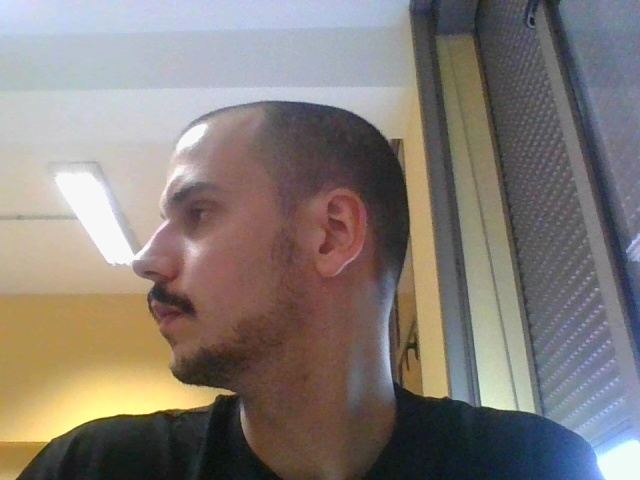
#> input picture test_multicapa_ok.jpg, 640 x 480 px
$ python -i liveness_optimizado.py   (imports and definitions only)   (older library calls are emulated)
#> lines starting #> are read from the running program, lines starting #| are printed output that depends on the picture
"""
Sistema de Liveness Anti-Spoofing Optimizado para Webcams Estándar
Solo usa las capas más confiables:
1. Detección de Movimiento (fallback robusto)
2. Detección de Moiré (pantallas LCD/LED)
3. Análisis de Reflectancia (papel vs piel)
"""

import cv2
import numpy as np
import random
import time

# ============================================================================
# CAPA 1: DETECCIÓN DE MOVIMIENTO CON ANÁLISIS DE DIRECCIÓN
# ============================================================================

# [155 lines left out: functions detectar_movimiento_con_direccion, detectar_pantalla_moire, not called in this run]


# ============================================================================
# CAPA 3: ANÁLISIS DE TEXTURA Y REFLECTANCIA
# ============================================================================

def analizar_textura_piel(frames):
    """
    Analiza textura para diferenciar piel real de papel/foto.

    Principio:
    - Piel real: Textura irregular, microporos, variabilidad
    - Foto/Papel: Textura uniforme, plana

    Returns:
        tuple: (es_piel: bool, score: float, detalles: dict)
    """
    face_cascade = cv2.CascadeClassifier(
        cv2.data.haarcascades + 'haarcascade_frontalface_default.xml'
    )

    texturas_locales = []
    gradientes = []

    # Analizar 10 frames
    for frame in frames[::len(frames)//10]:
        gray = cv2.cvtColor(frame, cv2.COLOR_BGR2GRAY)
        faces = face_cascade.detectMultiScale(gray, 1.3, 5)

        if len(faces) == 0:
            continue

        (x, y, w, h) = faces[0]

        # Región de la mejilla (mejor textura que frente)
        mejilla_y = y + int(h * 0.4)
        mejilla_h = int(h * 0.3)
        mejilla_x = x + int(w * 0.6)
        mejilla_w = int(w * 0.3)

        mejilla_roi = gray[mejilla_y:mejilla_y+mejilla_h,
                          mejilla_x:mejilla_x+mejilla_w]

        if mejilla_roi.size == 0:
            continue

        # 1. Análisis de textura con LBP (Local Binary Pattern) simplificado
        # Calcular varianza local en ventanas pequeñas
        kernel_size = 8
        texturas = []
        for i in range(0, mejilla_roi.shape[0] - kernel_size, kernel_size//2):
            for j in range(0, mejilla_roi.shape[1] - kernel_size, kernel_size//2):
                patch = mejilla_roi[i:i+kernel_size, j:j+kernel_size]
                texturas.append(np.var(patch))

        if texturas:
            texturas_locales.append(np.mean(texturas))

        # 2. Análisis de gradientes (bordes)
        # Piel real tiene gradientes suaves, foto tiene bordes más marcados
        sobelx = cv2.Sobel(mejilla_roi, cv2.CV_64F, 1, 0, ksize=3)
        sobely = cv2.Sobel(mejilla_roi, cv2.CV_64F, 0, 1, ksize=3)
        gradiente = np.sqrt(sobelx**2 + sobely**2)
        gradientes.append(np.mean(gradiente))

    if len(texturas_locales) < 3:
        return False, 0.0, {"error": "Datos insuficientes"}

    # Promedios
    textura_promedio = np.mean(texturas_locales)
    gradiente_promedio = np.mean(gradientes)

    # Piel real:
    # - Textura media-alta (50-150)
    # - Gradientes suaves (10-30)
    # Foto/Papel:
    # - Textura baja (<40) o muy alta (>200, por artefactos de impresión)
    # - Gradientes altos (>40, bordes marcados)

    es_piel = (50 < textura_promedio < 150 and gradiente_promedio < 35)

    # Score normalizado
    score_textura = min(1.0, textura_promedio / 100.0)
    score_gradiente = max(0.0, 1.0 - gradiente_promedio / 50.0)
    score = (score_textura + score_gradiente) / 2

    detalles = {
        "textura": float(textura_promedio),
        "gradiente": float(gradiente_promedio),
        "umbral_textura_min": 50,
        "umbral_textura_max": 150,
        "umbral_gradiente": 35
    }

    return es_piel, score, detalles


# ============================================================================
# SISTEMA INTEGRADO - 3 CAPAS
# ============================================================================

# [152 lines left out: function verificacion_liveness_optimizada, not called in this run]


# ============================================================================
# TESTING
# ============================================================================

# [15 lines not run here, left out]

>>> import cv2
>>> picture = cv2.imread('test_multicapa_ok.jpg', cv2.IMREAD_GRAYSCALE)
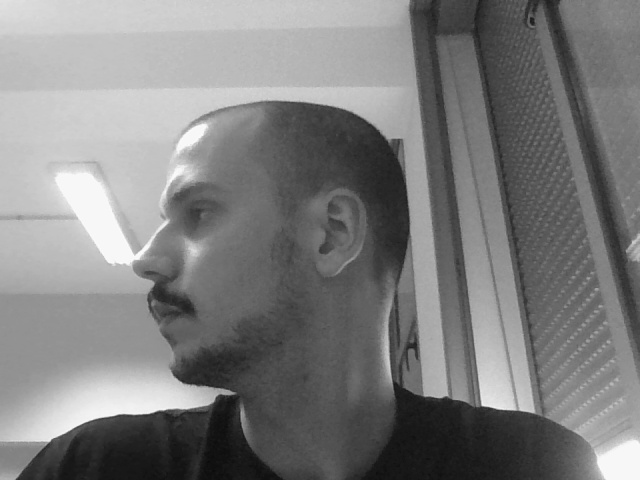
#> picture: shape (480, 640); min 10, max 255, mean 125.7
#> the loop in analizar_textura_piel, `for frame in frames[::len(frames)//10]:` made 1 pass
#> after the loop in analizar_textura_piel, `for frame in frames[::len(frames)//10]:`: gradientes = []
#> (the run stopped early here; a loop or call above may not have finished)
